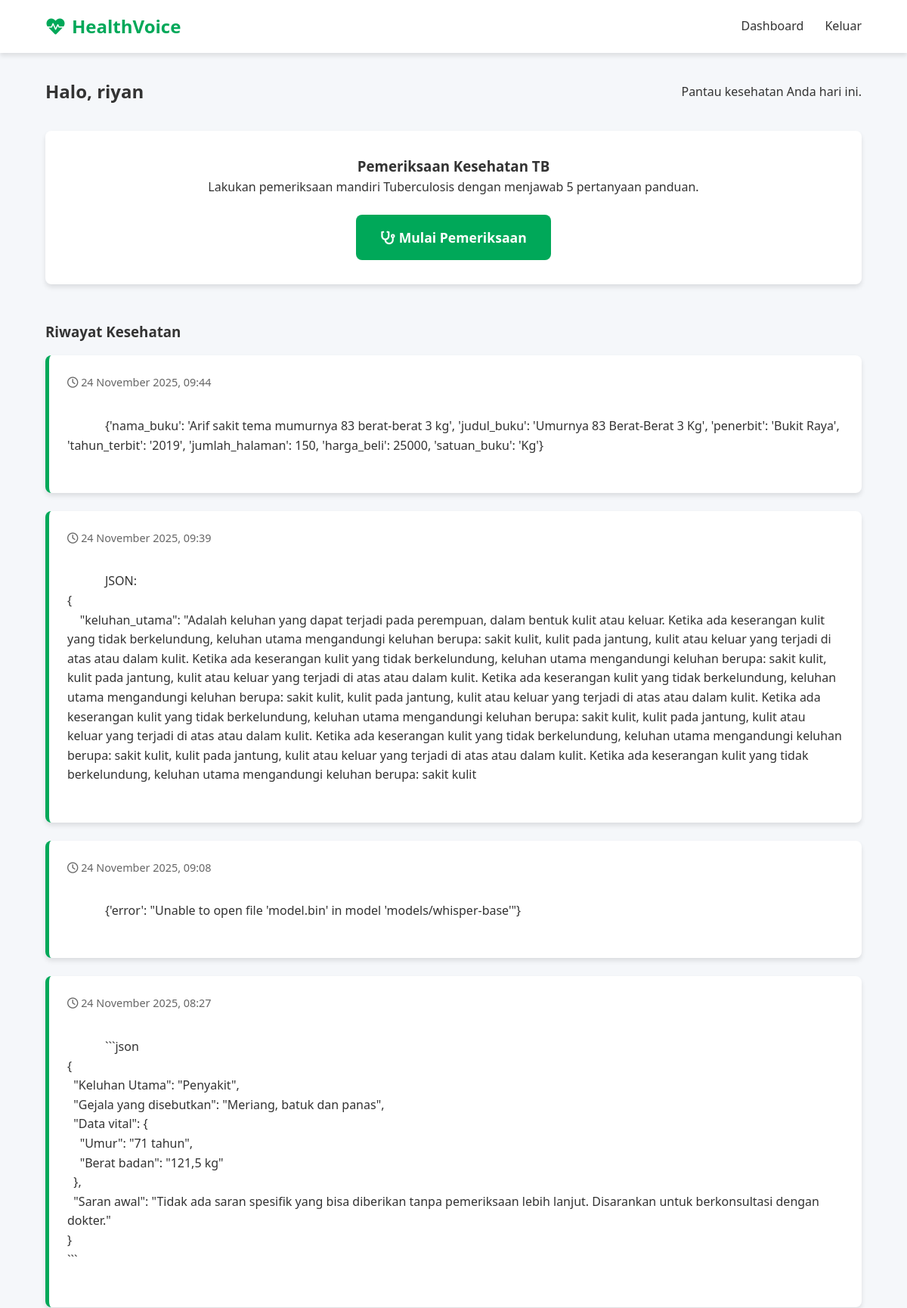
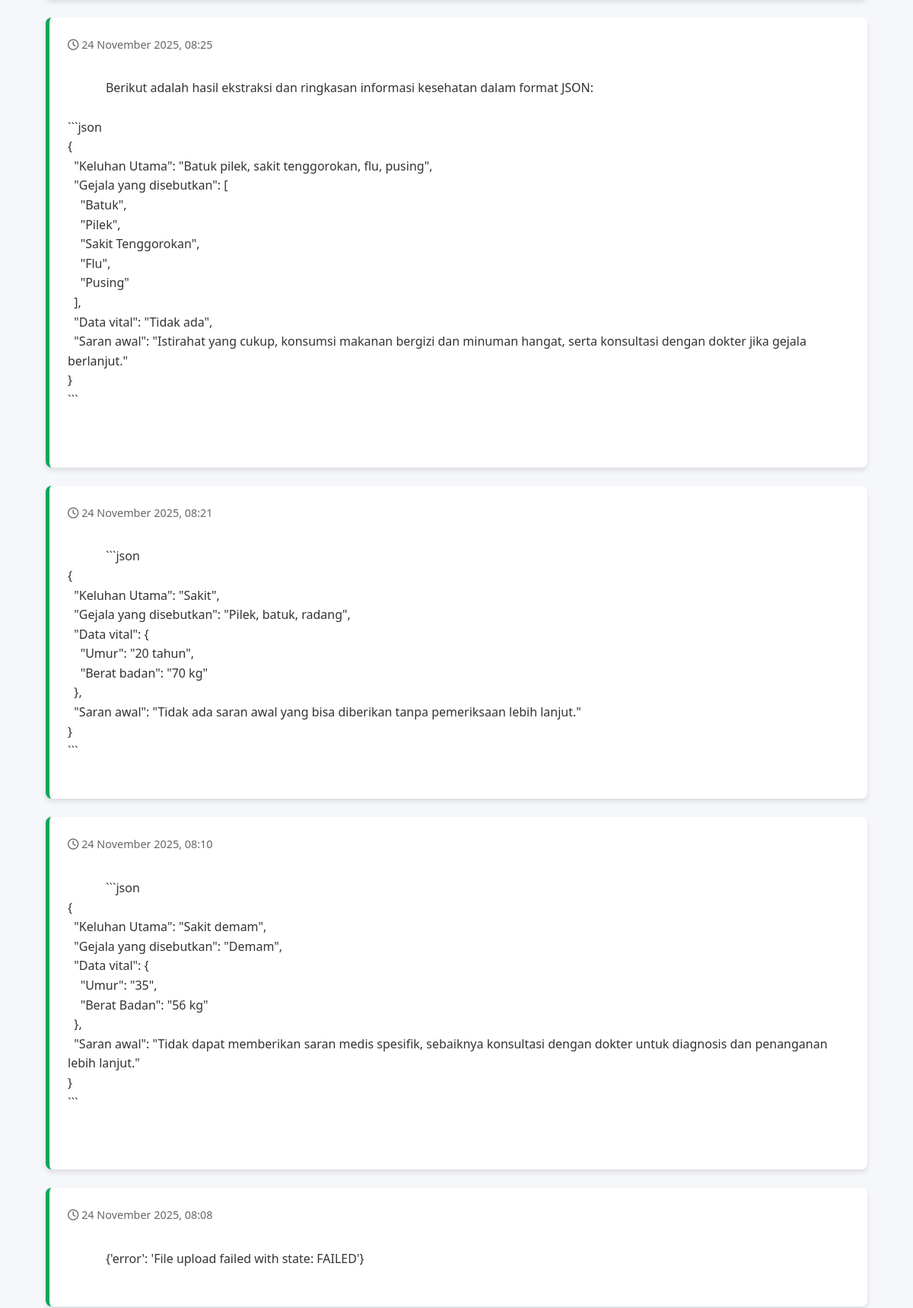
The page /dashboard (signed in, upper part) on the database its author committed (2 pictures, top to bottom).
### models.py (models this page shows, shortened)
class User(UserMixin, db.Model):
    id = db.Column(db.Integer, primary_key=True)
    username = db.Column(db.String(150), unique=True, nullable=False)
    password_hash = db.Column(db.String(200), nullable=False)

class HealthRecord(db.Model):
    id = db.Column(db.Integer, primary_key=True)
    user_id = db.Column(db.Integer, db.ForeignKey('user.id'), nullable=False)
    raw_text = db.Column(db.Text, nullable=True)
    summary = db.Column(db.Text, nullable=True)
    created_at = db.Column(db.DateTime, default=datetime.utcnow)
    user = db.relationship('User', backref=db.backref('records', lazy=True))

### routes.py (the view)
@main_bp.route('/dashboard')
@login_required
def dashboard():
    records = HealthRecord.query.filter_by(user_id=current_user.id).order_by(HealthRecord.created_at.desc()).all()
    return render_template('dashboard.html', records=records)

### app.py (called while the page is built)
@login_manager.user_loader
def load_user(user_id):
    return User.query.get(int(user_id))

### templates/dashboard.html (shortened to what this page needs)
{% extends "base.html" %}
{% block content %}
<div class="dashboard-header">
    <h2>Halo, {{ current_user.username }}</h2>
    <p>Pantau kesehatan Anda hari ini.</p>
</div>
<div class="voice-recorder">
    <h3>Pemeriksaan Kesehatan TB</h3>
    <p style="margin-bottom: 1.5rem;">Lakukan pemeriksaan mandiri Tuberculosis dengan menjawab 5 pertanyaan panduan.</p>
    <a href="{{ url_for('main.interview') }}" class="btn btn-primary"
        style="text-decoration: none; display: inline-block; padding: 1rem 2rem; font-size: 1.1rem;">
        <i class="fas fa-stethoscope"></i> Mulai Pemeriksaan
    </a>
</div>
<h3 style="margin-bottom: 1rem; margin-top: 3rem;">Riwayat Kesehatan</h3>
<div id="recordsList">
    {% for record in records %}
    <div class="record-card">
        <div class="record-meta">
            <i class="far fa-clock"></i> {{ record.created_at.strftime('%d %B %Y, %H:%M') }}
        </div>
        <div class="record-summary">
            {{ record.summary }}
        </div>
    </div>
    {% else %}
    <p style="text-align: center; color: var(--light-text);">Belum ada riwayat kesehatan.</p>
    {% endfor %}
</div>
{% endblock %}

### templates/base.html (shortened to what this page needs)
<!DOCTYPE html>
<html lang="id">
<head>
    <link rel="stylesheet" href="{{ url_for('static', filename='css/style.css') }}">
    <link rel="stylesheet" href="https://cdnjs.cloudflare.com/ajax/libs/font-awesome/6.0.0/css/all.min.css">
</head>
<body>
    <nav class="navbar">
        <a href="{{ url_for('main.index') }}" class="navbar-brand">
            <i class="fas fa-heartbeat"></i> HealthVoice
        </a>
        <div class="nav-links">
            {% if current_user.is_authenticated %}
                <a href="{{ url_for('main.dashboard') }}">Dashboard</a>
                <a href="{{ url_for('main.logout') }}">Keluar</a>
            {% else %}
                <a href="{{ url_for('main.login') }}">Masuk</a>
                <a href="{{ url_for('main.register') }}" class="btn btn-primary">Daftar</a>
            {% endif %}
        </div>
    </nav>
    <div class="container">
        {% block content %}{% endblock %}
    </div>
</body>
</html>

### static/css/style.css (style rules this page uses)
:root { --primary-color: #00A859; --secondary-color: #005F9E; --accent-color: #F1F8E9; --text-color: #333; --light-text: #666; --white: #ffffff; --error: #e74c3c; --shadow: 0 4px 6px rgba(0,0,0,0.1); --radius: 8px; }
* { margin: 0; padding: 0; box-sizing: border-box; font-family: 'Segoe UI', Tahoma, Geneva, Verdana, sans-serif; }
body { background-color: #f5f7fa; color: var(--text-color); line-height: 1.6; display: flex; flex-direction: column; min-height: 100vh; }
.navbar { background-color: var(--white); padding: 1rem 5%; display: flex; justify-content: space-between; align-items: center; box-shadow: var(--shadow); position: sticky; top: 0; z-index: 1000; }
.navbar-brand { font-size: 1.5rem; font-weight: bold; color: var(--primary-color); text-decoration: none; display: flex; align-items: center; gap: 0.5rem; }
.nav-links a { text-decoration: none; color: var(--text-color); margin-left: 1.5rem; font-weight: 500; transition: color 0.3s; }
.btn { padding: 0.6rem 1.2rem; border: none; border-radius: var(--radius); cursor: pointer; font-weight: 600; transition: all 0.3s; text-decoration: none; display: inline-block; }
.btn-primary { background-color: var(--primary-color); color: var(--white); }
.container { flex: 1; padding: 2rem 5%; max-width: 1200px; margin: 0 auto; width: 100%; }
.dashboard-header { display: flex; justify-content: space-between; align-items: center; margin-bottom: 2rem; }
.record-card { background: var(--white); padding: 1.5rem; border-radius: var(--radius); box-shadow: var(--shadow); margin-bottom: 1.5rem; border-left: 5px solid var(--primary-color); }
.record-meta { font-size: 0.9rem; color: var(--light-text); margin-bottom: 0.5rem; }
.record-summary { white-space: pre-wrap; }
.voice-recorder { text-align: center; margin-bottom: 3rem; padding: 2rem; background: var(--white); border-radius: var(--radius); box-shadow: var(--shadow); }

### rows shown on the page
User: username "riyan"
HealthRecord: created_at "24 November 2025, 09:44", summary "{'nama_buku': 'Arif sakit tema mumurnya 83 berat-berat 3 kg', 'judul_buku': 'Umurnya 83 Berat-Berat 3 Kg', 'penerbit': 'Bukit Raya', 'tahun_terbit': '2019', 'jumlah_halaman': 150, 'harga_beli': 25000, 'satuan_buku': 'Kg'}"
HealthRecord: created_at "24 November 2025, 09:39", summary "JSON: { \"keluhan_utama\": \"Adalah keluhan yang dapat terjadi pada perempuan, dalam bentuk kulit atau keluar. Ketika ada keserangan kulit yang tidak berkelundung, keluhan utama mengandungi keluhan berupa: sakit kulit, kulit pada jantung, kulit atau keluar yang terjadi di atas atau dalam kulit. Ketika ada keserangan kulit yang tidak berkelundung, keluhan utama mengandungi keluhan berupa: sakit kulit, kulit pada jantung, kulit atau keluar yang terjadi di atas atau dalam kulit. Ketika ada keserangan kulit yang tidak berkelundung, keluhan utama mengandungi keluhan berupa: sakit kulit, kulit pada jantung, kulit atau keluar yang terjadi di atas atau dalam kulit. Ketika ada keserangan kulit yang…"
HealthRecord: created_at "24 November 2025, 09:08", summary "{'error': \"Unable to open file 'model.bin' in model 'models/whisper-base'\"}"
HealthRecord: created_at "24 November 2025, 08:27", summary "```json { \"Keluhan Utama\": \"Penyakit\", \"Gejala yang disebutkan\": \"Meriang, batuk dan panas\", \"Data vital\": { \"Umur\": \"71 tahun\", \"Berat badan\": \"121,5 kg\" }, \"Saran awal\": \"Tidak ada saran spesifik yang bisa diberikan tanpa pemeriksaan lebih lanjut. Disarankan untuk berkonsultasi dengan dokter.\" } ```"
HealthRecord: created_at "24 November 2025, 08:25", summary "Berikut adalah hasil ekstraksi dan ringkasan informasi kesehatan dalam format JSON: ```json { \"Keluhan Utama\": \"Batuk pilek, sakit tenggorokan, flu, pusing\", \"Gejala yang disebutkan\": [ \"Batuk\", \"Pilek\", \"Sakit Tenggorokan\", \"Flu\", \"Pusing\" ], \"Data vital\": \"Tidak ada\", \"Saran awal\": \"Istirahat yang cukup, konsumsi makanan bergizi dan minuman hangat, serta konsultasi dengan dokter jika gejala berlanjut.\" } ```"
HealthRecord: created_at "24 November 2025, 08:21", summary "```json { \"Keluhan Utama\": \"Sakit\", \"Gejala yang disebutkan\": \"Pilek, batuk, radang\", \"Data vital\": { \"Umur\": \"20 tahun\", \"Berat badan\": \"70 kg\" }, \"Saran awal\": \"Tidak ada saran awal yang bisa diberikan tanpa pemeriksaan lebih lanjut.\" } ```"
HealthRecord: created_at "24 November 2025, 08:10", summary "```json { \"Keluhan Utama\": \"Sakit demam\", \"Gejala yang disebutkan\": \"Demam\", \"Data vital\": { \"Umur\": \"35\", \"Berat Badan\": \"56 kg\" }, \"Saran awal\": \"Tidak dapat memberikan saran medis spesifik, sebaiknya konsultasi dengan dokter untuk diagnosis dan penanganan lebih lanjut.\" } ```"
HealthRecord: created_at "24 November 2025, 08:08", summary "{'error': 'File upload failed with state: FAILED'}"
